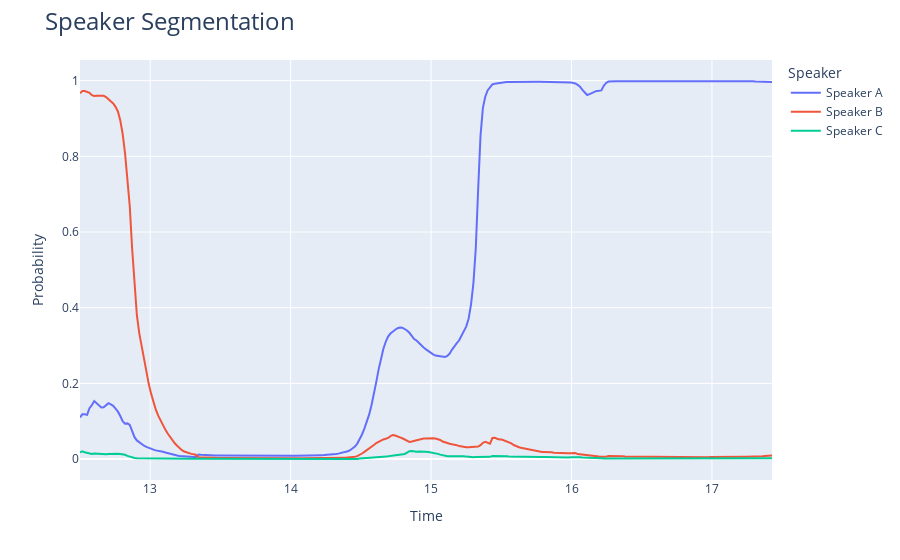

Notebook cell for this chart:
### Code cell
# --- choose window
i              = 5 # window #6
current_window = sg_output.data[i]

# --- get relvant times and probailties
start_time     = i*2.5
end_time       = start_time + 5 
arr_time       = np.arange(start = start_time, 
                           stop  = end_time, 
                           step  = segment_model.introspection.frames.step)

print(f"start_time = {start_time}, end_time = {end_time}")

prob_len       = len(current_window[:, 0])
print(f"arr_time = {len(arr_time)}, prob_len = {prob_len}")

# --- ? the arr_time is smaller than prob_len, why ?
arr_time       = arr_time[0: prob_len]

# --- create dataframe
arr_speakers   = ["Speaker A"] * len(arr_time) + ["Speaker B"] * len(arr_time)  + ["Speaker C"] * len(arr_time)
arr_times      = np.concatenate((arr_time, arr_time, arr_time))
arr_prob       = np.concatenate((current_window[:, 0], current_window[:, 1], current_window[:, 2]))

df             = pd.DataFrame()
df["Time"]     = arr_times
df["Prob"]     = arr_prob
df["Speaker"]  = arr_speakers
fig            = px.line(df, x ="Time", y="Prob", color="Speaker")

fig.update_layout(
    title       = dict(text = "Speaker Segmentation", font=dict(size=24)),
    xaxis_title = "Time", 
    yaxis_title = "Probability"
)

fig.show()

### Figure 1 — Plotly figure (JSON) as saved in the notebook; plotly's stock layout.template omitted (floating-point values rounded to 4 significant figures; data arrays with more than 128 entries replaced by an {"elided": "..."} marker saying what was removed)
{"data": [{"hovertemplate": "Speaker=Speaker A<br>Time=%{x}<br>Prob=%{y}<extra></extra>", "legendgroup": "Speaker A", "line": {"color": "#636efa", "dash": "solid"}, "marker": {"symbol": "circle"}, "mode": "lines", "name": "Speaker A", "orientation": "v", "showlegend": true, "type": "scatter", "x": {"elided": "293 float values"}, "xaxis": "x", "y": {"elided": "293 float values"}, "yaxis": "y"}, {"hovertemplate": "Speaker=Speaker B<br>Time=%{x}<br>Prob=%{y}<extra></extra>", "legendgroup": "Speaker B", "line": {"color": "#EF553B", "dash": "solid"}, "marker": {"symbol": "circle"}, "mode": "lines", "name": "Speaker B", "orientation": "v", "showlegend": true, "type": "scatter", "x": {"elided": "293 float values"}, "xaxis": "x", "y": {"elided": "293 float values"}, "yaxis": "y"}, {"hovertemplate": "Speaker=Speaker C<br>Time=%{x}<br>Prob=%{y}<extra></extra>", "legendgroup": "Speaker C", "line": {"color": "#00cc96", "dash": "solid"}, "marker": {"symbol": "circle"}, "mode": "lines", "name": "Speaker C", "orientation": "v", "showlegend": true, "type": "scatter", "x": {"elided": "293 float values"}, "xaxis": "x", "y": {"elided": "293 float values"}, "yaxis": "y"}], "layout": {"legend": {"title": {"text": "Speaker"}, "tracegroupgap": 0}, "margin": {"t": 60}, "title": {"font": {"size": 24}, "text": "Speaker Segmentation"}, "xaxis": {"anchor": "y", "domain": [0, 1], "title": {"text": "Time"}}, "yaxis": {"anchor": "x", "domain": [0, 1], "title": {"text": "Probability"}}}}
